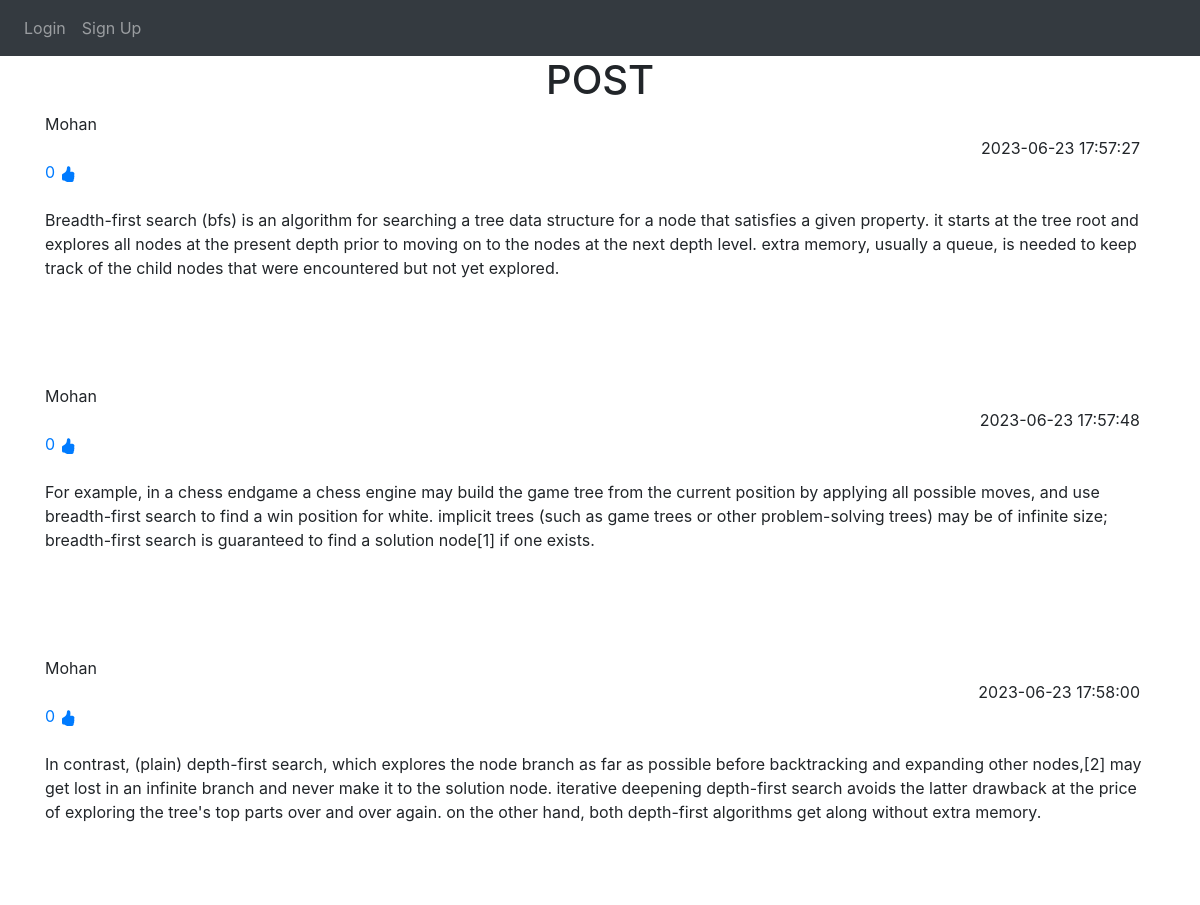
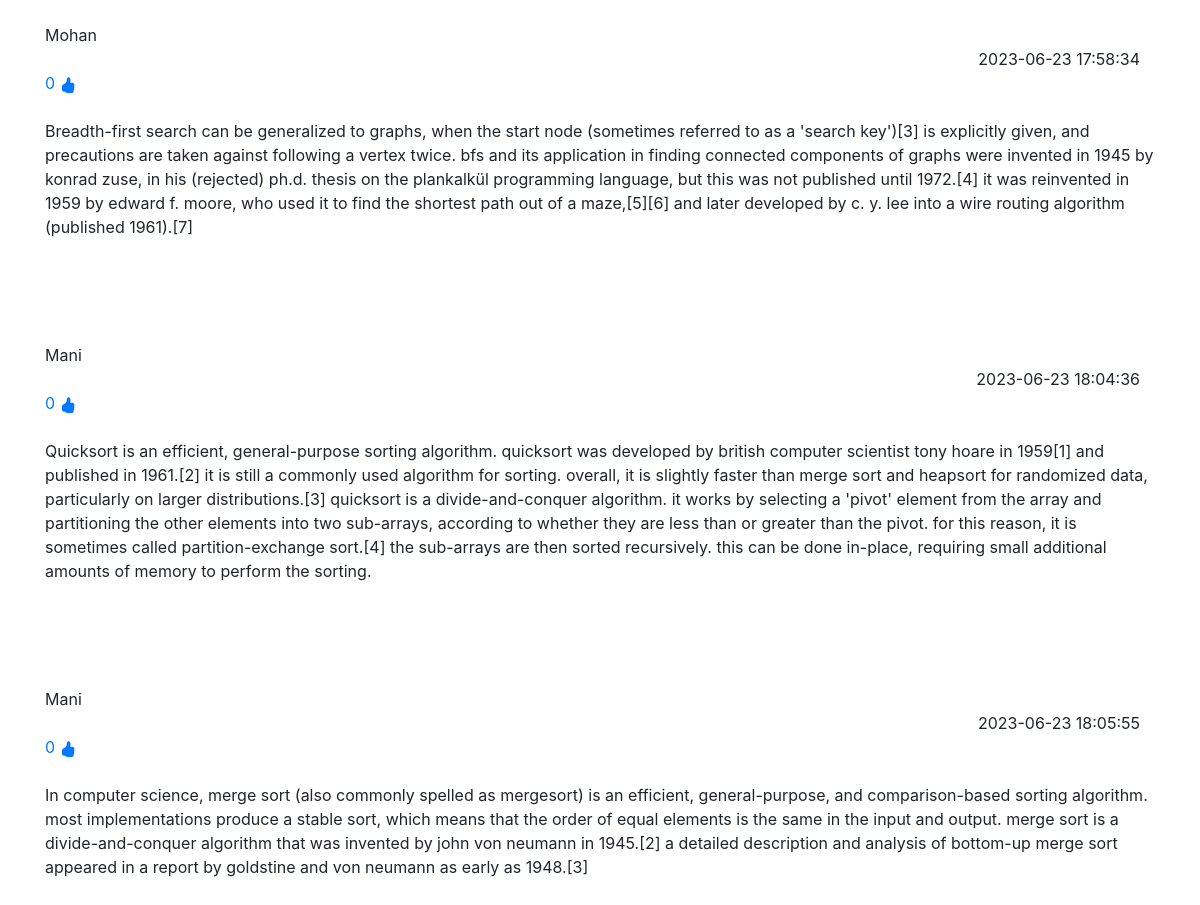
Page /post on the committed database (2 pictures, top to bottom).
### website/models.py (models this page shows)
class Note(db.Model):
    id = db.Column(db.Integer, primary_key=True)
    data = db.Column(db.String(10000))
    date = db.Column(db.DateTime(timezone=True), default=func.now())
    user_id = db.Column(db.Integer, db.ForeignKey('user.id',ondelete="CASCADE"),nullable=False)
    name = db.Column(db.String(1000))
    like = db.Column(db.Integer)

### website/view.py (the view)
@views.route('/post')
def posts():
    post = Note.query.all()
    return render_template('Posts.html', user=current_user, s=post)

### website/templates/Posts.html (shortened to what this page needs)
{% extends "base.html" %} {% block title %}POSTS{% endblock %}
{% block content%}
<body>
<h1 style="text-align-last: center;"> POST </h1>
{% for pos in s %}
<div>
{{pos.name.capitalize()}}
<br>
<div style="text-align-last:right;">
<div class="container">
    {{ pos.date }}
</div>
</div>
<div>
<a href="/like/{{pos.id}}">
    {{pos.like}}
</a>
</div>
<div>
<br>
<p style="text-align: left;">{{pos.data.capitalize()}}</p>
<br>
<br>
</div>
{% endfor %}
</body>
{% endblock %}

### website/templates/base.html (shortened to what this page needs)
<!DOCTYPE html>
<html lang="en">
<head>
  <link
    rel="stylesheet"
    href="https://stackpath.bootstrapcdn.com/bootstrap/4.4.1/css/bootstrap.min.css"
  />
  <link
    rel="stylesheet"
    href="https://stackpath.bootstrapcdn.com/font-awesome/4.7.0/css/font-awesome.min.css"
  />
  <link rel="stylesheet" href="https://cdn.jsdelivr.net/npm/bootstrap-icons@1.10.5/font/bootstrap-icons.css">
</head>
  <body>
    <nav class="navbar navbar-expand-lg navbar-dark bg-dark">
        <div class="collapse navbar-collapse" id="navbar">
          <div class="navbar-nav">
            {% if user.is_authenticated %}
            <a class="nav-item nav-link" id="home" href="/">Home</a>
            <a class="nav-item nav-link" id="logout" href="/logout">Logout</a>
            <a class="nav-item nav-link" id="Post" href="/post">Posts</a>
            <a class="nav-item nav-link" id="image" href="/image">image</a>
            {% else %}
            <a class="nav-item nav-link" id="login" href="/login">Login</a>
            <a class="nav-item nav-link" id="signUp" href="/sign-up">Sign Up</a>
            {% endif %}
          </div>
        </div>
    </nav>
  <div class="container">{% block content %} {% endblock %}</div>
</body>
</html>

### rows in the picture
Note: name "Mohan", date "2023-06-23 17:57:27", like "0", data "Breadth-first search (bfs) is an algorithm for searching a tree data structure for a node that satisfies a given property. it starts at the tree root and explores all nodes at the present depth prior to moving on to the nodes at the next depth level. extra memory, usually a queue, is needed to keep track of the child nodes that were encountered but not yet explored."
Note: name "Mohan", date "2023-06-23 17:57:48", like "0", data "For example, in a chess endgame a chess engine may build the game tree from the current position by applying all possible moves, and use breadth-first search to find a win position for white. implicit trees (such as game trees or other problem-solving trees) may be of infinite size; breadth-first search is guaranteed to find a solution node[1] if one exists."
Note: name "Mohan", date "2023-06-23 17:58:00", like "0", data "In contrast, (plain) depth-first search, which explores the node branch as far as possible before backtracking and expanding other nodes,[2] may get lost in an infinite branch and never make it to the solution node. iterative deepening depth-first search avoids the latter drawback at the price of exploring the tree's top parts over and over again. on the other hand, both depth-first algorithms get along without extra memory."
Note: name "Mohan", date "2023-06-23 17:58:34", like "0", data "Breadth-first search can be generalized to graphs, when the start node (sometimes referred to as a 'search key')[3] is explicitly given, and precautions are taken against following a vertex twice. bfs and its application in finding connected components of graphs were invented in 1945 by konrad zuse, in his (rejected) ph.d. thesis on the plankalkül programming language, but this was not published until 1972.[4] it was reinvented in 1959 by edward f. moore, who used it to find the shortest path out of a maze,[5][6] and later developed by c. y. lee into a wire routing algorithm (published 1961).[7]"
Note: name "Mani", date "2023-06-23 18:04:36", like "0", data "Quicksort is an efficient, general-purpose sorting algorithm. quicksort was developed by british computer scientist tony hoare in 1959[1] and published in 1961.[2] it is still a commonly used algorithm for sorting. overall, it is slightly faster than merge sort and heapsort for randomized data, particularly on larger distributions.[3] quicksort is a divide-and-conquer algorithm. it works by selecting a 'pivot' element from the array and partitioning the other elements into two sub-arrays, according to whether they are less than or greater than the pivot. for this reason, it is sometimes called partition-exchange sort.[4] the sub-arrays are then sorted recursively. this can be done in-place,…"
Note: name "Mani", date "2023-06-23 18:05:55", like "0", data "In computer science, merge sort (also commonly spelled as mergesort) is an efficient, general-purpose, and comparison-based sorting algorithm. most implementations produce a stable sort, which means that the order of equal elements is the same in the input and output. merge sort is a divide-and-conquer algorithm that was invented by john von neumann in 1945.[2] a detailed description and analysis of bottom-up merge sort appeared in a report by goldstine and von neumann as early as 1948.[3]"
